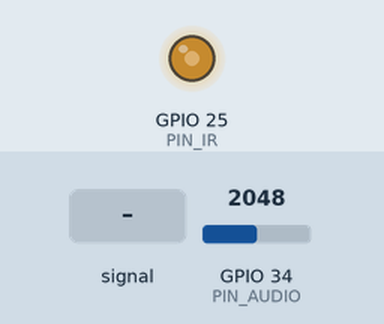
This sketch was run on a simulated ESP32. Parts: output pins drawn as LEDs (lit = HIGH). Inputs (shaded band) come from the test bench; at power-on: GPIO 34 (PIN_AUDIO) = 2048 (analog values on the 0–4095 scale).

Above: at 1.7 s.
1.8 s: GPIO 34 (PIN_AUDIO) fed a 200 Hz sine of ±327 counts around its level
4.8 s: GPIO 34 (PIN_AUDIO) set to 2866
At 4.95 s:
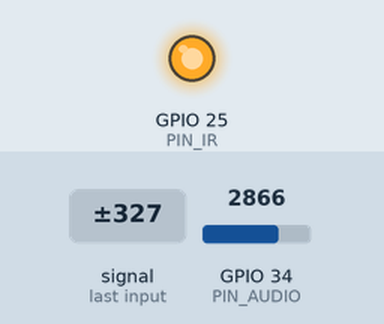
7.8 s: GPIO 34 (PIN_AUDIO) fed a 1000 Hz sine of ±1023 counts around its level
Timing chart, 0 to 8.7 s (numbered marks = the images above; inputs shaded):
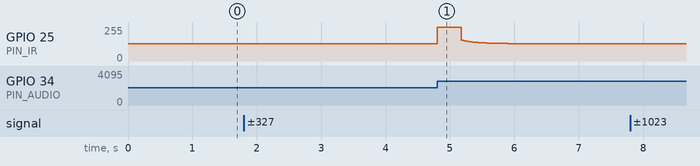

The sketch:

sketch_may6a.ino
```cpp
#define PIN_AUDIO  34
#define PIN_IR     25
#define LEDC_RES   8
#define SAMPLE_US  100   // 10kHz muestreo

void setup() {
  Serial.begin(115200);
  analogReadResolution(12);
  analogSetAttenuation(ADC_11db);
  ledcAttach(PIN_IR, 40000, 8);
  ledcWrite(PIN_IR, 128);
  delay(500);
}

void loop() {
  unsigned long t = micros();

  int audio = (analogRead(PIN_AUDIO) + analogRead(PIN_AUDIO) +
               analogRead(PIN_AUDIO) + analogRead(PIN_AUDIO)) / 4;

  static long promedio = 0;
  if (promedio == 0) promedio = (long)audio << 9;
  promedio = promedio - (promedio >> 9) + audio;
  int dc = (int)(promedio >> 9);

  int diff = audio - dc;
  if (abs(diff) < 3) diff = 0;

  int duty = constrain(128 + diff / 6, 0, 255);
  ledcWrite(PIN_IR, duty);

  // Esperar resto del periodo de muestreo
  while (micros() - t < SAMPLE_US);
}
```
